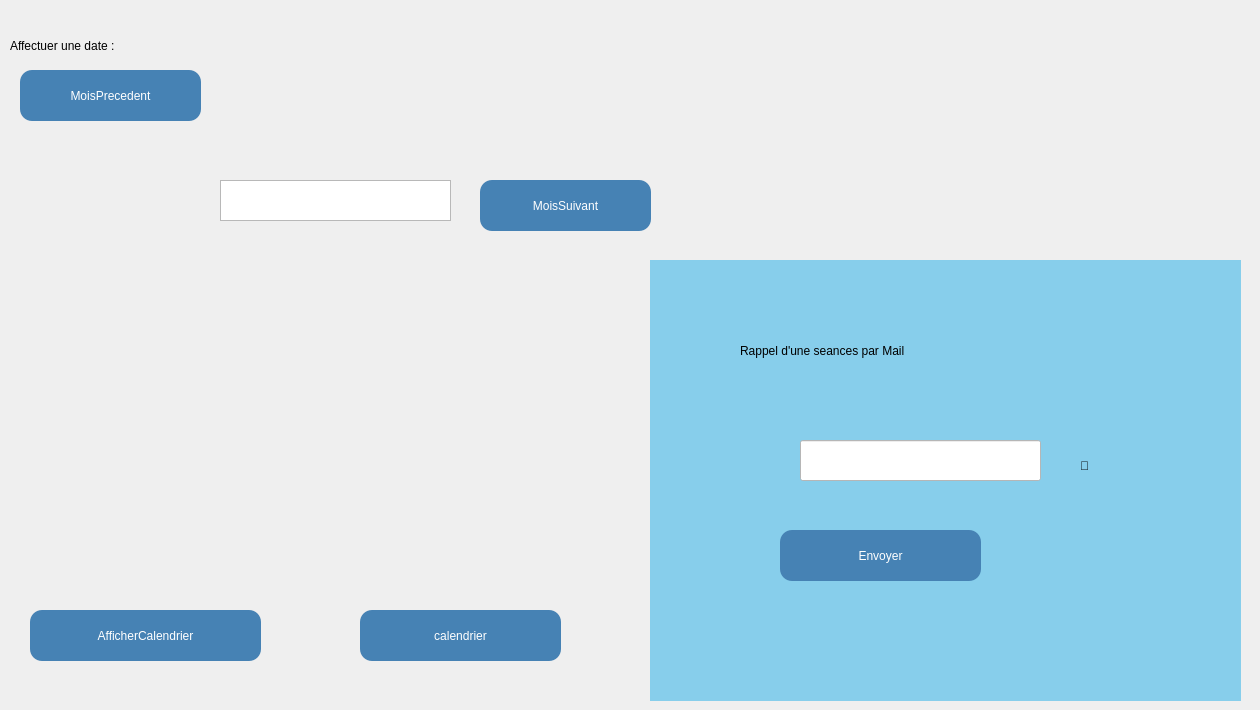
      <widget class="QWidget" name="tab_3">
       <attribute name="title">
        <string>Autres Métiers</string>
       </attribute>
       <widget class="QLabel" name="label_25">
        <property name="geometry">
         <rect>
          <x>330</x>
          <y>10</y>
          <width>921</width>
          <height>161</height>
         </rect>
        </property>
        <property name="text">
         <string/>
        </property>
        <property name="pixmap">
         <pixmap>../../WhatsApp Image 2025-09-24 at 15.27.43.jpeg</pixmap>
        </property>
       </widget>
       <widget class="QLabel" name="label_6">
        <property name="geometry">
         <rect>
          <x>10</x>
          <y>20</y>
          <width>291</width>
          <height>51</height>
         </rect>
        </property>
        <property name="styleSheet">
         <string notr="true">font: 900 16pt &quot;Segoe UI&quot;;</string>
        </property>
        <property name="text">
         <string>Affectuer une date :</string>
        </property>
       </widget>
       <widget class="QWidget" name="widget" native="true">
        <property name="geometry">
         <rect>
          <x>650</x>
          <y>260</y>
          <width>591</width>
          <height>441</height>
         </rect>
        </property>
        <property name="styleSheet">
         <string notr="true">background-color: rgb(135, 206, 235);</string>
        </property>
        <widget class="QLabel" name="label_23">
         <property name="geometry">
          <rect>
           <x>90</x>
           <y>60</y>
           <width>421</width>
           <height>61</height>
          </rect>
         </property>
         <property name="styleSheet">
          <string notr="true">font: 900 16pt &quot;Segoe UI&quot;;</string>
         </property>
         <property name="text">
          <string>Rappel d'une seances par Mail</string>
         </property>
        </widget>
        <widget class="QPushButton" name="pushButton_envoyer">
         <property name="geometry">
          <rect>
           <x>130</x>
           <y>270</y>
           <width>201</width>
           <height>51</height>
          </rect>
         </property>
         <property name="styleSheet">
          <string notr="true">background-color: rgb(70, 130, 180);
font: 14pt &quot;Segoe UI&quot;;
font: 900 12pt &quot;Segoe UI&quot;;

    color: white;                /* لون النص */
    border-radius: 12px;         /* الحواف مدوّرة */
    padding: 8px 16px;  
</string>
         </property>
         <property name="text">
          <string>Envoyer</string>
         </property>
        </widget>
        <widget class="QLabel" name="label_24">
         <property name="geometry">
          <rect>
           <x>430</x>
           <y>170</y>
           <width>141</width>
           <height>71</height>
          </rect>
         </property>
         <property name="styleSheet">
          <string notr="true">font: 20pt &quot;Segoe UI&quot;;</string>
         </property>
         <property name="text">
          <string>📧</string>
         </property>
        </widget>
        <widget class="QLineEdit" name="lineEdit_id_2">
         <property name="geometry">
          <rect>
           <x>150</x>
           <y>180</y>
           <width>241</width>
           <height>41</height>
          </rect>
         </property>
         <property name="styleSheet">
          <string notr="true">background-color: rgb(255, 255, 255);</string>
         </property>
        </widget>
       </widget>
       <widget class="QPushButton" name="calendrier">
        <property name="geometry">
         <rect>
          <x>360</x>
          <y>610</y>
          <width>201</width>
          <height>51</height>
         </rect>
        </property>
        <property name="styleSheet">
         <string notr="true">background-color: rgb(70, 130, 180);
font: 14pt &quot;Segoe UI&quot;;
font: 900 12pt &quot;Segoe UI&quot;;

    color: white;                /* لون النص */
    border-radius: 12px;         /* الحواف مدوّرة */
    padding: 8px 16px;  
</string>
        </property>
        <property name="text">
         <string>calendrier</string>
        </property>
       </widget>
       <widget class="QPushButton" name="pushButton_mois_precedent">
        <property name="geometry">
         <rect>
          <x>20</x>
          <y>70</y>
          <width>181</width>
          <height>51</height>
         </rect>
        </property>
        <property name="styleSheet">
         <string notr="true">background-color: rgb(70, 130, 180);
font: 14pt &quot;Segoe UI&quot;;
font: 900 12pt &quot;Segoe UI&quot;;

    color: white;                /* لون النص */
    border-radius: 12px;         /* الحواف مدوّرة */
    padding: 8px 16px;  
</string>
        </property>
        <property name="text">
         <string>MoisPrecedent</string>
        </property>
       </widget>
       <widget class="QPushButton" name="pushButton_mois_suivant">
        <property name="geometry">
         <rect>
          <x>480</x>
          <y>180</y>
          <width>171</width>
          <height>51</height>
         </rect>
        </property>
        <property name="styleSheet">
         <string notr="true">background-color: rgb(70, 130, 180);
font: 14pt &quot;Segoe UI&quot;;
font: 900 12pt &quot;Segoe UI&quot;;

    color: white;                /* لون النص */
    border-radius: 12px;         /* الحواف مدوّرة */
    padding: 8px 16px;  
</string>
        </property>
        <property name="text">
         <string>MoisSuivant</string>
        </property>
       </widget>
       <widget class="QPushButton" name="pushButton_rafraichir_calendrier">
        <property name="geometry">
         <rect>
          <x>30</x>
          <y>610</y>
          <width>231</width>
          <height>51</height>
         </rect>
        </property>
        <property name="styleSheet">
         <string notr="true">background-color: rgb(70, 130, 180);
font: 14pt &quot;Segoe UI&quot;;
font: 900 12pt &quot;Segoe UI&quot;;

    color: white;                /* لون النص */
    border-radius: 12px;         /* الحواف مدوّرة */
    padding: 8px 16px;  
</string>
        </property>
        <property name="text">
         <string>AfficherCalendrier</string>
        </property>
       </widget>
       <widget class="QTextEdit" name="label_mois_annee">
        <property name="geometry">
         <rect>
          <x>220</x>
          <y>180</y>
          <width>231</width>
          <height>41</height>
         </rect>
        </property>
       </widget>
       <widget class="QWidget" name="addWidget" native="true">
        <property name="geometry">
         <rect>
          <x>30</x>
          <y>240</y>
          <width>491</width>
          <height>351</height>
         </rect>
        </property>
        <widget class="QWidget" name="gridLayoutWidget">
         <property name="geometry">
          <rect>
           <x>20</x>
           <y>10</y>
           <width>451</width>
           <height>331</height>
          </rect>
         </property>
         <layout class="QGridLayout" name="gridLayout_calendrier"/>
        </widget>
       </widget>
      </widget>
